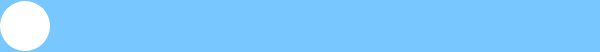
Frame 1 (no input)
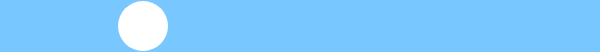
Frame 60 (no input)
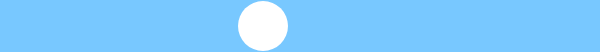
Frame 120 (the mouse pressed at the canvas centre since frame 60)

The p5.js sketch that drew these frames (run headless with seeded random() and noise() and a simulated clock; from frame 60 on, the mouse is pressed at the canvas centre):

// p5.js sketch
// ── sketch.js
var rad = 25;
var x = rad;
var dir = 1;


function setup() {
  createCanvas(600, 52);
  background(120, 200, 255);
}

function draw() {
  background(120, 200, 255);
  noStroke();
  let r = random(256);
  let g = random(256);
  let b = random(256);
  
  ellipse(x, height/2, rad*2, rad*2);
  if (x > width-rad || x < rad) {
    dir = dir * -1;
    fill(r, g, b);
  }
  x = x + 2*dir;
}
